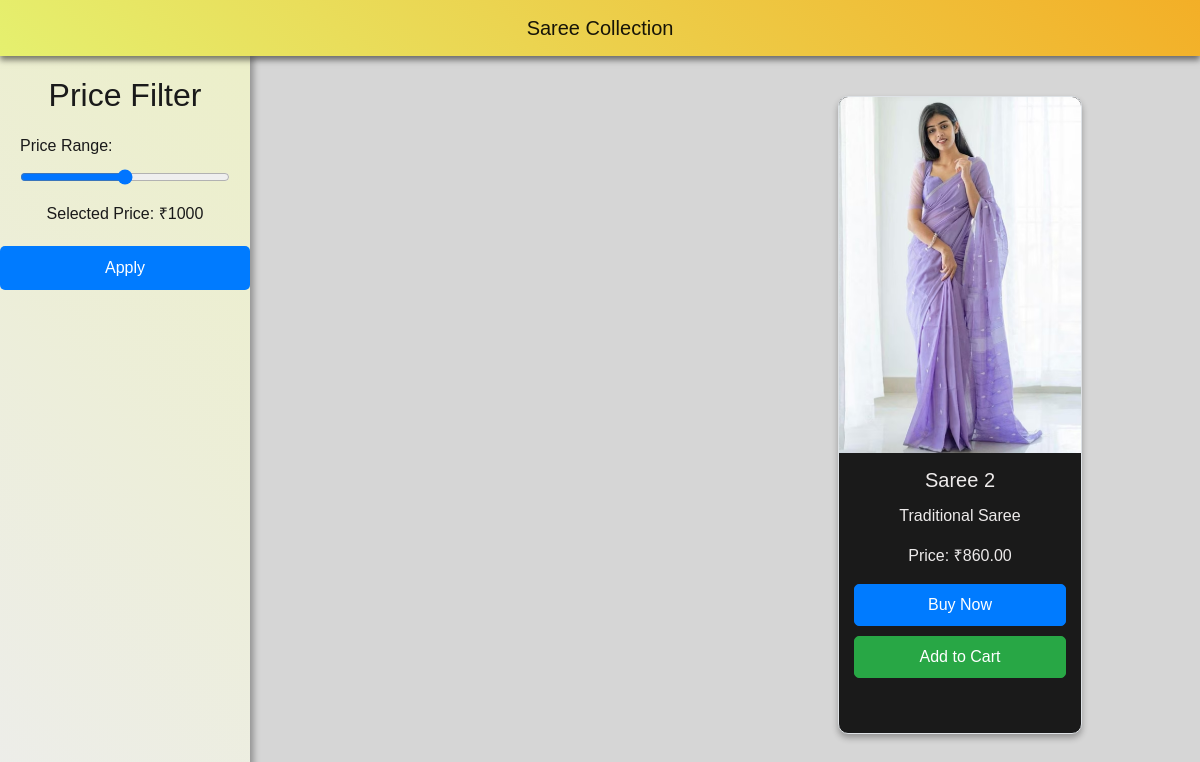
The page /saree on the database its author committed.
### finer/models.py (models this page shows, shortened)
class Product(models.Model):
    name = models.CharField(max_length=255)
    description = models.TextField()
    category = models.CharField(max_length=255)
    subtype = models.CharField(max_length=255, blank=True, null=True)
    image = models.ImageField(upload_to='product_images/', null=True, blank=True)
    price = models.DecimalField(max_digits=10, decimal_places=2)

### finer/views.py (the view)
# urls.py: path('saree', views.saree, name='saree'),
def saree(request):
    saree = Product.objects.filter(subtype='Saree')
    return render(request, 'saree.html', {'saree': saree})

### finer/templates/saree.html (shortened to what this page needs)
{% load static %}
<!DOCTYPE html>
<html lang="en">
  <head>
    <link
      rel="stylesheet"
      href="https://stackpath.bootstrapcdn.com/bootstrap/4.5.2/css/bootstrap.min.css"
    />
  </head>
  <body>
    <nav class="navbar navbar-expand-lg navbar-light fixed-top">
      <a class="navbar-brand" href="#">Saree Collection</a>
    </nav>
    <div class="sidebar">
      <h2>Price Filter</h2>
      <div class="slider-container">
        <label class="slider-label" for="price-slider">Price Range:</label>
        <input
          type="range"
          class="slider"
          id="price-slider"
          min="0"
          max="2000"
          oninput="updatePriceDisplay()"
        />
        <p class="price-display">
          Selected Price: ₹<span id="selected-price">2000</span>
        </p>
      </div>
      <button id="apply-btn" type="button">Apply</button>
    </div>
    <div class="content">
      <div class="row">
        {% for saree in saree %}
        <div class="col-md-4">
          <div class="card" data-card-index="{{ forloop.counter0 }}">
            <img
              src="{{ saree.image.url }}"
              class="card-img-top"
              alt="{{ saree.name }} Image"
            />
            <div class="card-body">
              <h5 class="card-title">{{ saree.name }}</h5>
              <p class="card-text">{{ saree.description }}</p>
              <p class="card-price">Price: ₹{{ saree.price }}</p>
              <a href="{% url 'checkout' saree.price %}" class="buy-now-btn"
                >Buy Now</a
              >
              <a
                href="{% url 'add_to_cart' product_id=saree.id %}"
                class="add-to-cart-btn"
                >Add to Cart</a
              >
            </div>
          </div>
        </div>
        {% endfor %}
      </div>
    </div>
  </body>
</html>

### finer/templates/saree.html (style rules this page uses)
body { font-family: "Cursive", sans-serif; background: #d6d6d6; color: #edeaea; padding-top: 56px; margin: 0; }
nav { font-family: "Cursive", sans-serif; background: linear-gradient(45deg, #e5f06f, #f3af27); box-shadow: 0 4px 6px rgba(0, 0, 0, 0.5); }
.navbar-brand { margin-left: auto; margin-right: auto; text-align: center; width: 100%; color: #1a1a1a; }
nav a { color: #1a1a1a; }
.sidebar { position: fixed; width: 250px; height: 100%; background: linear-gradient(45deg, #ededec, #ecefc9); color: #1a1a1a; padding-top: 20px; box-shadow: 4px 0 6px rgba(0, 0, 0, 0.3); }
.sidebar h2 { text-align: center; margin-bottom: 20px; color: #1a1a1a; }
.sidebar p { padding: 0 15px; margin-bottom: 20px; }
.sidebar .slider-container { margin: 20px; }
.sidebar .slider-label { margin-bottom: 10px; color: #1a1a1a; }
.sidebar .slider { width: 100%; }
.sidebar .price-display { margin-top: 10px; color: #1a1a1a; text-align: center; }
.sidebar button { width: 100%; padding: 10px; background-color: #007bff; color: #fff; border: none; border-radius: 5px; cursor: pointer; }
.content { margin-left: 250px; padding: 20px; text-align: center; }
.card { margin: 20px; border: 1px solid #dee2e6; border-radius: 10px; overflow: hidden; transition: transform 0.2s; background-color: #1a1a1a; box-shadow: 0 4px 6px rgba(0, 0, 0, 0.3); max-width: 250px; height: 100%; }
.card { display: none; }
.card img { width: 100%; height: auto; object-fit: cover; }
.card-body { text-align: center; padding: 15px; }
.row { display: flex; flex-wrap: wrap; justify-content: space-around; }
.buy-now-btn, .add-to-cart-btn { display: block; width: 100%; padding: 8px 12px; text-decoration: none; color: #fff; border-radius: 5px; }
.buy-now-btn { background-color: #007bff; border: 1px solid #007bff; margin-bottom: 10px; }
.add-to-cart-btn { background-color: #28a745; border: 1px solid #28a745; }

### rows shown on the page
Product: image (picture), name "Saree 2", description "Traditional Saree", price "860.00"
